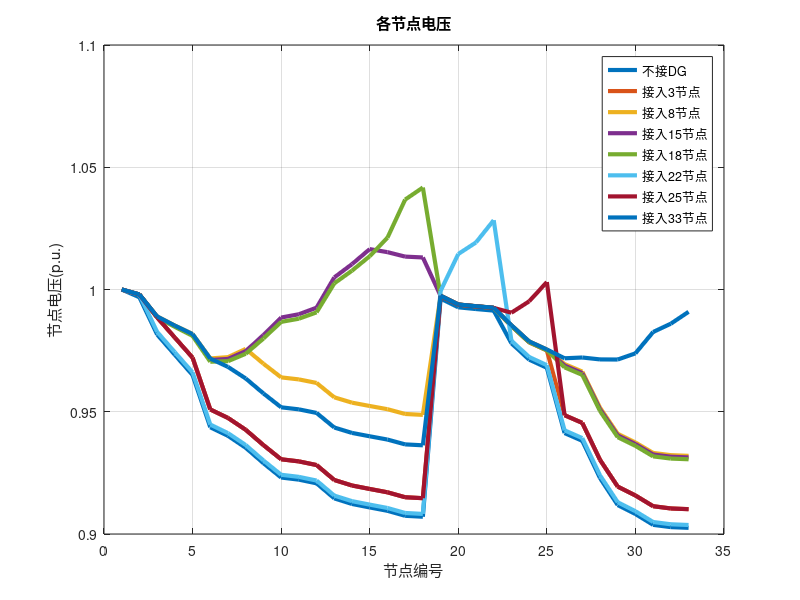
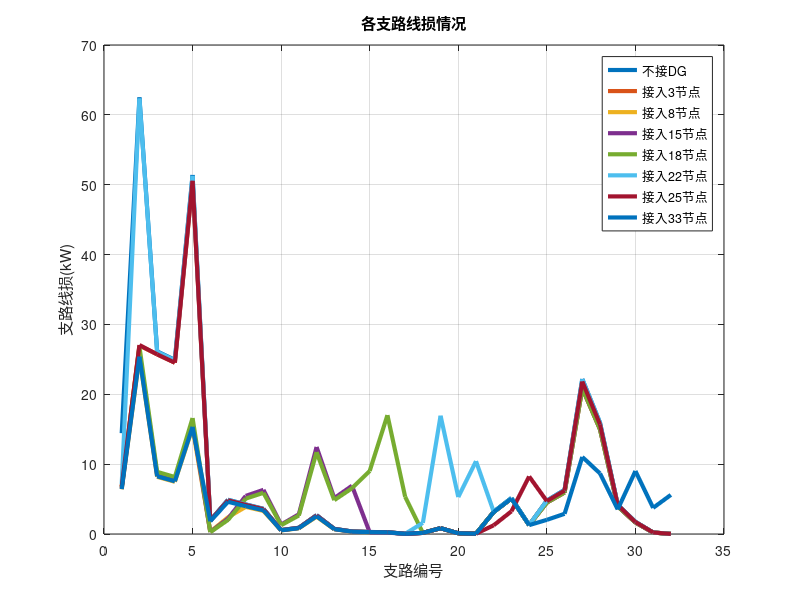

Here is the MATLAB script that generated these plots, in order:
%% 分布式电源在不同节点，电压情况、越限数、各支路线损情况


dgcons=1600+1j*500  %kW Kvar
dgposition=[0,3,8,15,18,22,25,33];
dgcons=dgcons./10000;    %标幺值
d=zeros(1,8);

for ibus=1:8 

 Bus=[1.0000         0         0             
      2.0000    0.0100    0.0060
      3.0000    0.0090    0.0040
      4.0000    0.0120    0.0080
      5.0000    0.0060    0.0030
      6.0000    0.0060    0.0020
      7.0000    0.0200    0.0100
      8.0000    0.0200    0.0100
      9.0000    0.0060    0.0020
     10.0000    0.0060    0.0020
     11.0000    0.0045    0.0030
     12.0000    0.0060    0.0035
     13.0000    0.0060    0.0035
     14.0000    0.0120    0.0080
     15.0000    0.0060    0.0010
     16.0000    0.0060    0.0020
     17.0000    0.0060    0.0020
     18.0000    0.0090    0.0040
     19.0000    0.0090    0.0040
     20.0000    0.0090    0.0040
     21.0000    0.0090    0.0040
     22.0000    0.0090    0.0040
     23.0000    0.0090    0.0050
     24.0000    0.0420    0.0200
     25.0000    0.0420    0.0200
     26.0000    0.0060    0.0025
     27.0000    0.0060    0.0025
     28.0000    0.0060    0.0020
     29.0000    0.0120    0.0600
     30.0000    0.0200    0.0600
     31.0000    0.0150    0.0100
     32.0000    0.0210    0.0100
     33.0000    0.0060    0.0040];%33节点数据每个节点的负荷功率，已做标幺值换算

%disp('请输入支路矩阵，第一列存支路号，第2列存支路首节点，第3列存支路尾节点，第4存支路电阻，第5列存支路电抗');
Branch=[1  1  2  0.005752591	 0.002932449
2  2  3  0.030759517	 0.015666764
3  3  4  0.022835666	 0.011629967
4  4  5  0.023777793	 0.01211039
5  5  6  0.051099481	 0.044111518
6  6  7  0.011679881	 0.038608497
7  7  8  0.044386045	 0.014668484
8  8  9  0.064264305	 0.046170471
9  9  10 0.065137800     0.046170471
10 10 11  0.012266371    0.004055514
11 11 12  0.023359763    0.007724195
12 12 13  0.091592232	 0.072063371
13 13 14  0.033791794	 0.044479634
14 14 15  0.036873985	 0.03281847
15 15 16  0.046563544	 0.034003928
16 16 17   0.08042397	 0.107377542
17 17 18  0.023210021	 0.035813312
18  2 19  0.010232375	 0.009764431
19  19 20 0.093850842	 0.084566834
20  20 21 0.025549741	 0.029848586
21  21 22 0.044230064	 0.058480517
22  3  23 0.028151509	 0.019235617
23  23 24 0.056028491	 0.044242542
24  24 25 0.055903706	 0.043743402
25  6  26 0.012665683	 0.006451387
26  26 27 0.017731957	 0.009028199
27  27 28 0.066073688	 0.058255904
28  28 29 0.050176072	 0.043712206
29  29 30 0.031664208	 0.016128469
30  30 31 0.06079528	 0.060084005
31  31 32 0.01937288	 0.022579856
32  32 33 0.021275852	 0.033454874];%每条支路的阻抗值，按z=u^2/s=16.02756做标幺值换算

     


%% 各初值定义;节点电压，支路电流功率损耗
[busnum,dump]=size(Bus);
Vbus=ones(busnum,1);  %取额定电压10kV    
Vbus(1,1)=1.0;         %x设定线路首端电压为额定电压,可以视为公共连接点（pcc）
Vbus2=Vbus;             %迭代后的电压矩阵
[branchnum,dump]=size(Branch);
k=0;  %迭代次数
Ploss=zeros(branchnum,1);%存支路的有功损耗  
Qloss=zeros(branchnum,1);%支路无功损耗
I=zeros(branchnum,1);
F=zeros(busnum,1); %%%判断节点是否收敛
%%本段程序将支路重新排序   s1为排好序的支路矩阵
TempBranch=Branch;
n=1;
s2=[];         %这段重新排列支路应该没有问题
while ~isempty(TempBranch)
    [s,dump]=size(TempBranch);%s为支路数  
    m=1;
    while s>0
       i=find(TempBranch(:,2)==TempBranch(s,3));%末端节点是否为其他支路首端节点
        if isempty(i)
            s1(n,:)=TempBranch(s,:);%如果i是空集则该节点为叶节点
            n=n+1;
        else s2(m,:)=TempBranch(s,:);%如果i不是空集则该节点为非叶节点
            m=m+1;
        end
        s=s-1;
   end
    TempBranch=s2;             %将s2赋值给TempBranch.重复上述判断，直到TempBranch为空集为止
    s2=[];
end


if(dgposition(ibus) ~= 0)

Pdg=real(dgcons);
Qdg=imag(dgcons);
Bus(dgposition(ibus),2)=Bus(dgposition(ibus),2)-Pdg;
Bus(dgposition(ibus),3)=Bus(dgposition(ibus),3)-Qdg;

end


      
    %前推进行支路功率计算
    while k<50  %(一般取3~5次迭代即可收敛），迭代次数
    Pij1=zeros(busnum,1); %该支路首端节点及与其相连的其他后续支路的功率情况
    Qij1=zeros(busnum,1);
      for s=1:branchnum        
        ii=s1(s,2);      %取排好序的支路首节点   
        jj=s1(s,3);      %取排好序的支路尾节点   
        Pload=Bus(jj,2);
        Qload=Bus(jj,3); %节点有功和无功负荷
        R=s1(s,4);
        X=s1(s,5);
        VV=Vbus(jj);
        Pij0=Pij1(jj); %该支路末端节点的后续功率
        Qij0=Qij1(jj);
        II=((Pload+Pij0)^2+(Qload+Qij0)^2)/(VV^2);    %支路电流的平方
        Ploss(s1(s,1))=II*R;                          %支路有功和无功损耗    这里有待改进。显现Ploss
        Qloss(s1(s,1))=II*X;
        P(s1(s,1))=Pload+Ploss(s1(s,1))+Pij0;       %支路功率，包括后续节点功率和网络损耗
        Q(s1(s,1))=Qload+Qloss(s1(s,1))+Qij0;%;
        Pij1(ii)=Pij1(ii)+P(s1(s,1));               %支路首端功率单位MW
        Qij1(ii)=Qij1(ii)+Q(s1(s,1));
    end
    %%回推计算节点电压
for s=branchnum:-1:1
    ii=s1(s,3); 
    kk=s1(s,2);
    R=s1(s,4);
    X=s1(s,5);
    D1U=(P(s1(s,1))*R+Q(s1(s,1))*X)/Vbus(kk);
    D2U=(P(s1(s,1))*X-Q(s1(s,1))*R)/Vbus(kk);
    Vbus(ii)=(Vbus(kk)-D1U)^2+(D2U)^2;
    Vbus(ii)=sqrt(Vbus(ii));           %开根计算出节点电压幅值
    degreebus(ii)=-atand((-D2U)/(Vbus(kk)-D1U));
   end
   %利用上步电压前推再次计算支路功率
    Pij2=zeros(busnum,1); 
    Qij2=zeros(busnum,1);
 for s=1:branchnum        
        ii=s1(s,2);        
        jj=s1(s,3);
        Pload=Bus(jj,2);
        Qload=Bus(jj,3);%节点有功和无功负荷
        R=s1(s,4);
        X=s1(s,5);
        VV=Vbus(jj);
        Pij0=Pij2(jj);%该支路末端节点的后续功率
        Qij0=Qij2(jj);
        II=((Pload+Pij0)^2+(Qload+Qij0)^2)/(VV^2);%支路电流的平方
        I(s1(s,1))=sqrt(II)*1000;                         %单位A
        Ploss(s1(s,1))=II*R;                          %支路有功和无功损耗  单位MW
        Qloss(s1(s,1))=II*X;
        P(s1(s,1))=Pload+Ploss(s1(s,1))+Pij0;%支路功率，包括后续节点功率和网络损耗
        Q(s1(s,1))=Qload+Qloss(s1(s,1))+Qij0;
        Pij2(ii)=Pij2(ii)+P(s1(s,1));           %支路首端功率
        Qij2(ii)=Qij2(ii)+Q(s1(s,1));%;
 end
 
 P=0;Q=0;
 for s=1:branchnum    %计算总有功损耗 和 总无功损耗
     P=P+Ploss(s);
     Q=Q+Qloss(s);
 end
 for j=1:busnum
     ddp=abs(Pij1(j)-Pij2(j));
     ddq=abs(Qij1(j)-Qij2(j));
     L1=(ddp<0.00000001)&(ddq<0.00000001);  
     F(j,1)=L1;
 end
 if F==1
     Vbus2=Vbus;
     break;
 end
 k=k+1;
    end


 figure(1)
 plot(Vbus2,'LineWidth',3.0')
 title('各节点电压')
 xlabel('节点编号')
 ylabel('节点电压(p.u.)')
 grid on
 hold on

figure(2)
 plot(Ploss*10000,'LineWidth',3.0')
 title('各支路线损情况')
 xlabel('支路编号')
 ylabel('支路线损(kW)')
 grid on
 hold on


 for t=1:33
     if Vbus2(t)<0.93
         d(ibus)=d(ibus)+1;
     else if  Vbus2(t)>1.07
         d(ibus)=d(ibus)+1;
         end
     end
 end


end
    


figure(1)
legend('不接DG','接入3节点','接入8节点','接入15节点','接入18节点','接入22节点','接入25节点','接入33节点')
figure(2)
legend('不接DG','接入3节点','接入8节点','接入15节点','接入18节点','接入22节点','接入25节点','接入33节点')



disp('节点接入DG时电压越限个数：');
disp(d);


 






